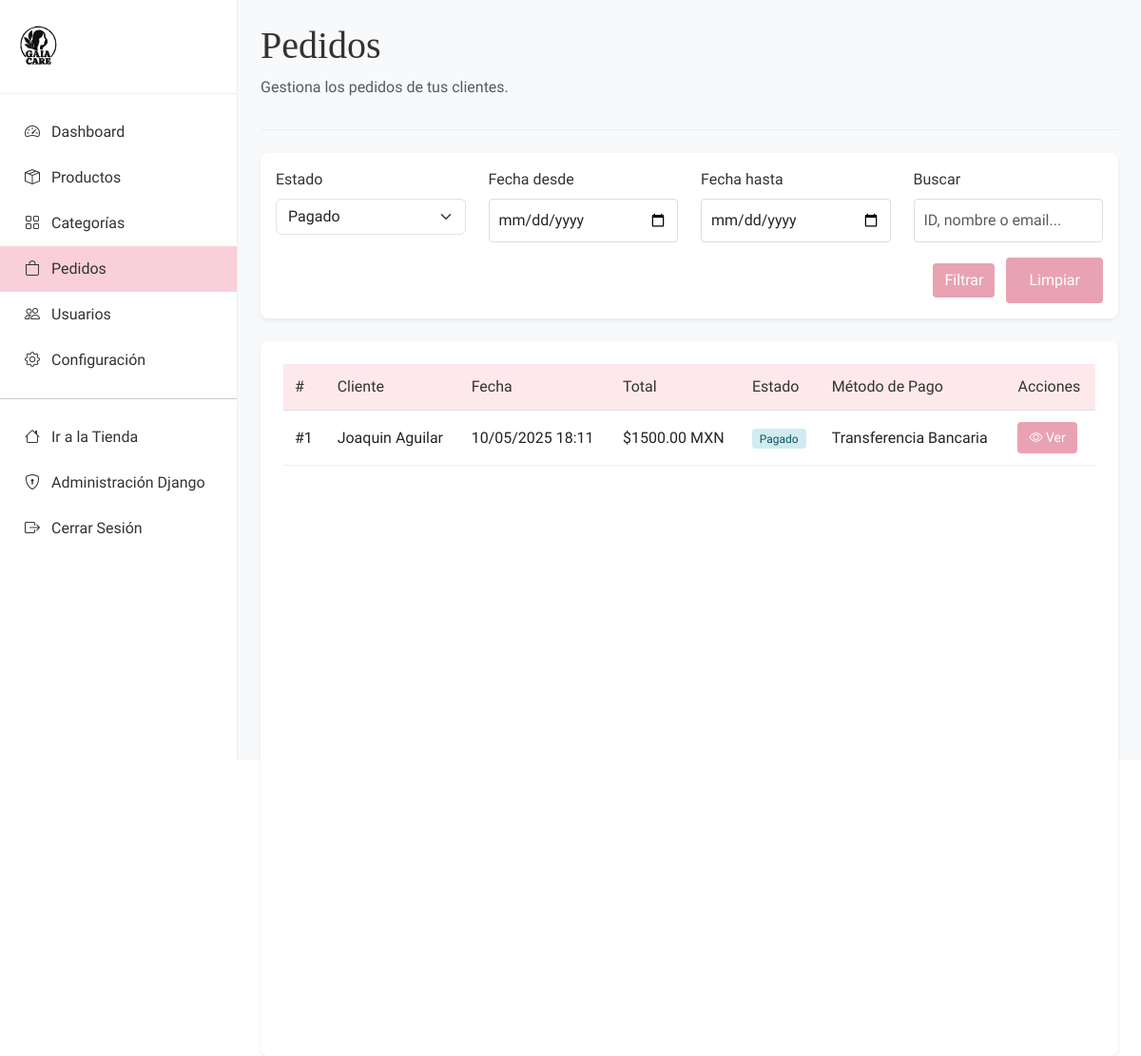
The app's page /panel/pedidos/?status=pagado (signed in) with its own data.
### orders/models.py (models this page shows, shortened)
class Order(models.Model):
    STATUS_CHOICES = (
        ('pendiente', _('Pendiente')),
        ('pagado', _('Pagado')),
        ('enviado', _('Enviado')),
        ('entregado', _('Entregado')),
        ('cancelado', _('Cancelado')),
    )
    PAYMENT_METHOD_CHOICES = (
        ('transferencia', _('Transferencia Bancaria')),
        ('deposito', _('Depósito Bancario')),
        ('efectivo', _('Pago en Efectivo')),
    )
    user = models.ForeignKey(settings.AUTH_USER_MODEL, verbose_name=_('usuario'), on_delete=models.CASCADE)
    full_name = models.CharField(_('nombre completo'), max_length=100)
    email = models.EmailField(_('correo electrónico'))
    phone = models.CharField(_('teléfono'), max_length=15)
    address = models.TextField(_('dirección'))
    city = models.CharField(_('ciudad'), max_length=100)
    state = models.CharField(_('estado'), max_length=100)
    postal_code = models.CharField(_('código postal'), max_length=10)
    status = models.CharField(_('estado'), max_length=20, choices=STATUS_CHOICES, default='pendiente')
    payment_method = models.CharField(_('método de pago'), max_length=20, choices=PAYMENT_METHOD_CHOICES, default='transferencia')
    subtotal = models.DecimalField(_('subtotal'), max_digits=10, decimal_places=2)
    shipping_cost = models.DecimalField(_('costo de envío'), max_digits=10, decimal_places=2, default=0)
    total = models.DecimalField(_('total'), max_digits=10, decimal_places=2)
    payment_reference = models.CharField(_('referencia de pago'), max_length=100, blank=True)
    notes = models.TextField(_('notas'), blank=True)
    created_at = models.DateTimeField(_('creado'), auto_now_add=True)
    updated_at = models.DateTimeField(_('actualizado'), auto_now=True)
    class Meta:
        verbose_name = _('pedido')
        verbose_name_plural = _('pedidos')
        ordering = ['-created_at']

### dashboard/views.py (the view)
# urls.py: path('pedidos/', views.order_list, name='order_list'),
@login_required
@user_passes_test(is_admin)
def order_list(request):
    orders = Order.objects.all().order_by('-created_at')
    status = request.GET.get('status')
    search_query = request.GET.get('search')
    date_from = request.GET.get('date_from')
    date_to = request.GET.get('date_to')
    if status:
        orders = orders.filter(status=status)
    if search_query:
        orders = orders.filter(
            Q(id__icontains=search_query) |
            Q(full_name__icontains=search_query) |
            Q(email__icontains=search_query)
        )
    if date_from:
        orders = orders.filter(created_at__date__gte=date_from)
    if date_to:
        orders = orders.filter(created_at__date__lte=date_to)
    paginator = Paginator(orders, 10)  # 10 pedidos por página
    page_number = request.GET.get('page')
    page_obj = paginator.get_page(page_number)
    context = {
        'page_obj': page_obj,
        'section': 'orders',
        'status': status,
        'search_query': search_query,
        'date_from': date_from,
        'date_to': date_to
    }
    return render(request, 'dashboard/order_list.html', context)

### carts/context_processors.py (called while the page is built)
def cart_items_count(request):
    if request.user.is_authenticated or 'cart_id' in request.session:
        cart = get_or_create_cart(request)
        return {'cart_items_count': cart.get_total_items()}
    return {'cart_items_count': 0}

### carts/models.py (called while the page is built)
    def get_total_items(self):
        return sum(item.quantity for item in self.items.all())

### carts/views.py (called while the page is built, shortened)
def get_or_create_cart(request):
    if request.user.is_authenticated:
        cart, created = Cart.objects.get_or_create(
            user=request.user,
            defaults={'session_id': None}
        )
    return cart

### dashboard/views.py (called while the page is built)
def is_admin(user):
    return user.is_staff or user.is_superuser or user.groups.filter(name__in=['Administradores', 'Administradores Limitados']).exists()

### templates/dashboard/order_list.html (shortened to what this page needs)
{% extends "dashboard/base_dashboard.html" %}
{% load static %}
{% block dashboard_content %}
<div class="content-header">
    <h1 class="content-title">Pedidos</h1>
    <p class="text-muted">Gestiona los pedidos de tus clientes.</p>
</div>
<div class="filters-panel">
    <form method="get" action="{% url 'dashboard:order_list' %}">
        <div class="row">
            <div class="col-md-3 mb-3">
                <label for="status" class="form-label">Estado</label>
                <select name="status" id="status" class="form-select">
                    <option value="pagado" {% if status == 'pagado' %}selected{% endif %}>Pagado</option>
                </select>
            </div>
            <div class="col-md-3 mb-3">
                <label for="date_from" class="form-label">Fecha desde</label>
                <input type="date" name="date_from" id="date_from" class="form-control" value="{{ date_from|default:'' }}">
            </div>
            <div class="col-md-3 mb-3">
                <label for="date_to" class="form-label">Fecha hasta</label>
                <input type="date" name="date_to" id="date_to" class="form-control" value="{{ date_to|default:'' }}">
            </div>
            <div class="col-md-3 mb-3">
                <label for="search" class="form-label">Buscar</label>
                <input type="text" name="search" id="search" class="form-control" placeholder="ID, nombre o email..." value="{{ search_query|default:'' }}">
            </div>
            <div class="col-12 text-end">
                <button type="submit" class="btn btn-dashboard">Filtrar</button>
                <a href="{% url 'dashboard:order_list' %}" class="btn btn-outline-secondary ms-2">Limpiar</a>
            </div>
        </div>
    </form>
</div>
<div class="dashboard-card">
    {% if page_obj %}
        <div class="table-responsive">
            <table class="table dashboard-table">
                <thead>
                    <tr>
                        <th>#</th>
                        <th>Cliente</th>
                        <th>Fecha</th>
                        <th>Total</th>
                        <th>Estado</th>
                        <th>Método de Pago</th>
                        <th>Acciones</th>
                    </tr>
                </thead>
                <tbody>
                    {% for order in page_obj %}
                        <tr>
                            <td>#{{ order.id }}</td>
                            <td>{{ order.full_name }}</td>
                            <td>{{ order.created_at|date:"d/m/Y H:i" }}</td>
                            <td>${{ order.total }} MXN</td>
                            <td>
                                {% if order.status == 'pendiente' %}
                                    <span class="status-badge pending">Pendiente</span>
                                {% elif order.status == 'pagado' %}
                                    <span class="status-badge confirmed">Pagado</span>
                                {% elif order.status == 'enviado' %}
                                    <span class="status-badge shipped">Enviado</span>
                                {% elif order.status == 'entregado' %}
                                    <span class="status-badge delivered">Entregado</span>
                                {% elif order.status == 'cancelado' %}
                                    <span class="status-badge cancelled">Cancelado</span>
                                {% endif %}
                            </td>
                            <td>{{ order.get_payment_method_display }}</td>
                            <td>
                                <a href="{% url 'dashboard:order_detail' order.id %}" class="btn btn-sm btn-dashboard">
                                    <i class="bi bi-eye"></i> Ver
                                </a>
                            </td>
                        </tr>
                    {% endfor %}
                </tbody>
            </table>
        </div>
    {% else %}
        <div class="text-center py-5">
            <i class="bi bi-bag" style="font-size: 3rem; color: #ddd;"></i>
            <p class="mt-3">No hay pedidos disponibles con los criterios seleccionados.</p>
            <a href="{% url 'dashboard:order_list' %}" class="btn btn-dashboard-outline mt-2">Ver todos los pedidos</a>
        </div>
    {% endif %}
</div>
{% endblock %}

### static/css/styles.css (style rules this page uses)
:root { --white: #ffffff; --light-pink: #fde9eb; --medium-pink: #f9d0d9; --dark-pink: #e9a2b2; --accent-brown: #ddcc9f; --text-color: #333333; }
* { margin: 0; padding: 0; box-sizing: border-box; }
body { font-family: 'Asap', sans-serif; color: var(--text-color); background-color: var(--white); display: flex; flex-direction: column; min-height: 100vh; }
.btn { display: inline-block; padding: 12px 24px; background-color: var(--dark-pink); color: white; text-decoration: none; border-radius: 4px; font-weight: 500; transition: background-color 0.3s; border: none; cursor: pointer; }
.form-control { width: 100%; padding: 10px; border: 1px solid #ddd; border-radius: 4px; font-family: 'Asap', sans-serif; }

### static/css/dashboard.css (style rules this page uses)
:root { --sidebar-width: 250px; --header-height: 60px; --sidebar-bg: #ffffff; --content-bg: #f8f9fa; --card-shadow: 0 0.125rem 0.25rem rgba(0, 0, 0, 0.075); }
.content-header { margin-bottom: 1.5rem; padding-bottom: 1rem; border-bottom: 1px solid #eee; }
.content-title { margin-bottom: 0.5rem; font-family: 'Libre Bodoni', serif; }
.dashboard-card { background-color: white; border-radius: 0.5rem; box-shadow: var(--card-shadow); padding: 1.5rem; margin-bottom: 1.5rem; height: 100%; }
.dashboard-table { width: 100%; }
.dashboard-table th { background-color: var(--light-pink); color: var(--text-color); font-weight: 500; }
.dashboard-table th, .dashboard-table td { padding: 0.75rem; vertical-align: middle; }
.dashboard-table tbody tr { border-bottom: 1px solid #eee; }
.status-badge { display: inline-block; padding: 0.35em 0.65em; font-size: 0.75em; font-weight: 500; line-height: 1; text-align: center; white-space: nowrap; vertical-align: baseline; border-radius: 0.25rem; }
.status-badge.confirmed { background-color: #d1ecf1; color: #0c5460; }
.btn-dashboard { background-color: var(--dark-pink); color: white; border: none; padding: 0.375rem 0.75rem; border-radius: 0.25rem; transition: background-color 0.2s; }
.filters-panel { background-color: white; border-radius: 0.5rem; padding: 1rem; margin-bottom: 1.5rem; box-shadow: var(--card-shadow); }

### records on screen
Order: id "1", full_name "Joaquin Aguilar", created_at "10/05/2025 18:11", total "1500.00", status "Pagado", payment_method "Transferencia Bancaria"
